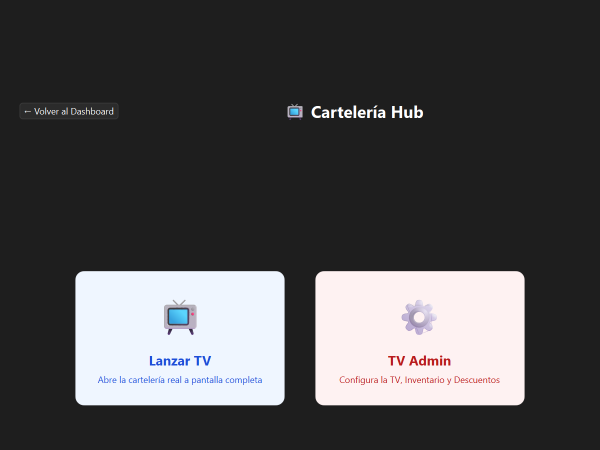
#> input picture test_hub.png, 1200 x 900 px (shown at 1/2 size)
$ python convertir_imagen.py ../test_hub.png out.png
#> lines starting #> are read from the running program, lines starting #| are printed output that depends on the picture; after the words box and inside, x2 and y2 are one past the last pixel; in counts of white or black regions, pixels touching at a corner belong together
#> in crear_efecto_3d_realista, img is the input picture: PIL image 1200x900 RGB; mean R, G, B 74.6, 74, 75.3
#| INFO: Imagen abierta. Tamaño original: (1200, 900)
from PIL import Image, ImageEnhance, ImageFilter, ImageDraw, ImageOps, ImageChops
import os
import sys
import math
import argparse

# Constantes globales para remover_fondo (se pueden sobrescribir)
BLACK_THRESHOLD = 40
WHITE_THRESHOLD = 240

# Constantes para crear_efecto_3d_realista
SHARPNESS_FACTOR = 1.3
CONTRAST_FACTOR = 1.1
COLOR_FACTOR = 1.05 # Se convertirá en saturation_factor

SHADOW_OFFSET = 12
SHADOW_COLOR_ALPHA = (20, 20, 20, 40) # R, G, B, Alpha
SHADOW_BLUR_RADIUS = 8

HIGHLIGHT_GRADIENT_STEPS = 50
HIGHLIGHT_ALPHA_START = 30
HIGHLIGHT_RADIUS_FACTOR = 0.4
HIGHLIGHT_BLUR_RADIUS = 4

DEPTH_GRADIENT_STEP = 2
DEPTH_ALPHA_START = 40 # Aumentado
DEPTH_OUTLINE_WIDTH = 5 # Aumentado
DEPTH_BLUR_RADIUS = 3

RIM_LIGHT_ITERATIONS = 3
RIM_LIGHT_OFFSET_MULTIPLIER = 2
RIM_LIGHT_ALPHA_START = 15
RIM_LIGHT_ALPHA_DECREMENT = 5
RIM_LIGHT_OUTLINE_WIDTH = 2
RIM_LIGHT_BLUR_RADIUS = 2

VIGNETTE_GRADIENT_STEP = 4
VIGNETTE_ALPHA_START = 20 # Aumentado
VIGNETTE_OUTLINE_WIDTH = 8 # Aumentado
VIGNETTE_BLUR_RADIUS = 6

UNSHARP_MASK_RADIUS = 2
UNSHARP_MASK_PERCENT = 150
UNSHARP_MASK_THRESHOLD = 3

def remover_fondo(img, black_threshold=BLACK_THRESHOLD, white_threshold=WHITE_THRESHOLD):
    """
    Remueve fondo negro y blanco y lo hace transparente
    """
#> called with black_threshold = 40, white_threshold = 240
    # Convertir a RGBA si no lo está para asegurar el canal alfa
    if img.mode != 'RGBA':
        img = img.convert('RGBA')
#> img: PIL image 1200x900 RGBA

    # Intentar usar numpy para un procesamiento más rápido si está disponible
    try:
        import numpy as np
        data = np.array(img)

        # Crear máscara para píxeles oscuros (negro) basándose en los umbrales
        mask_black = (data[:, :, 0] < black_threshold) & (data[:, :, 1] < black_threshold) & (data[:, :, 2] < black_threshold)
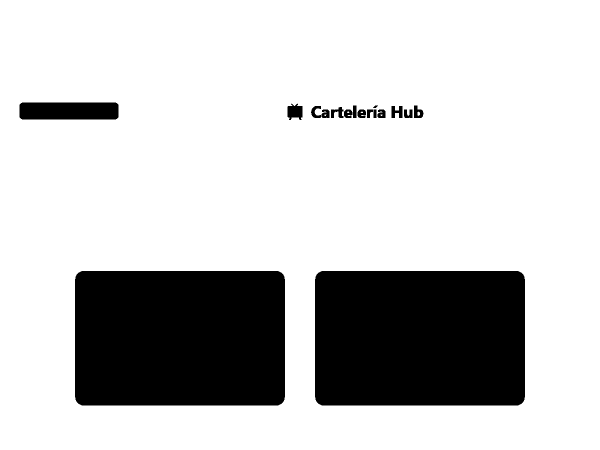
#> mask_black: shape (900, 1200) bool (shown at 1/2 size); 78.2% white; 17 black regions, largest, box (x1, y1, x2, y2) and area: (150, 542, 570, 811) 112700, (630, 542, 1050, 811) 112700, (39, 205, 237, 239) 6688

        # Crear máscara para píxeles claros (blanco) basándose en los umbrales
        mask_white = (data[:, :, 0] > white_threshold) & (data[:, :, 1] > white_threshold) & (data[:, :, 2] > white_threshold)
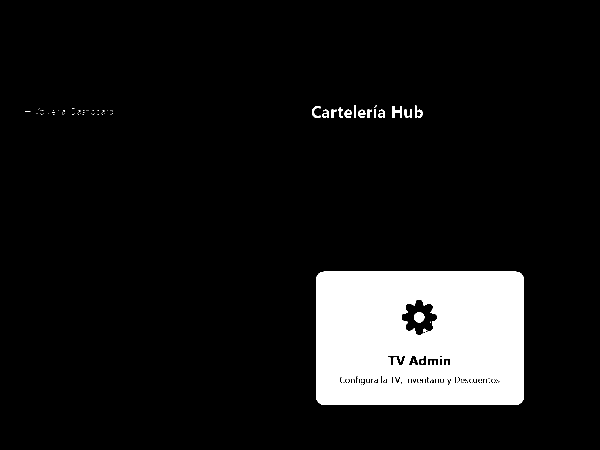
#> mask_white: shape (900, 1200) bool (shown at 1/2 size); 9.9% white; 79 white regions (58 under 20 px), largest, box (x1, y1, x2, y2) and area: (632, 543, 1048, 810) 104392, (828, 624, 849, 645) 341, (785, 212, 803, 236) 212

        # Combinar ambas máscaras para identificar los píxeles a hacer transparentes
        mask = mask_black | mask_white
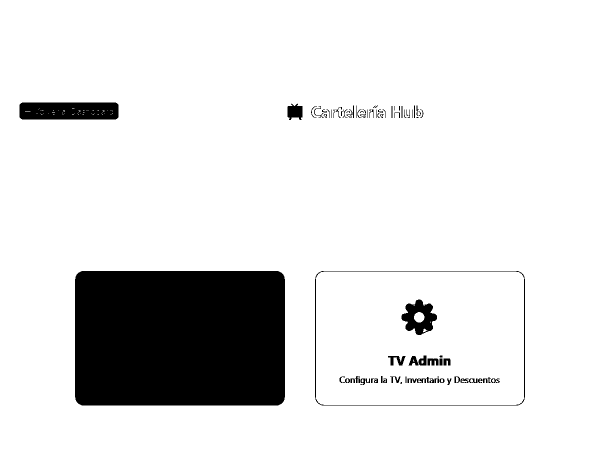
#> mask: shape (900, 1200) bool (shown at 1/2 size); 88.1% white; 82 black regions (26 under 20 px), largest, box (x1, y1, x2, y2) and area: (150, 542, 570, 811) 112700, (39, 205, 237, 239) 6569, (803, 599, 874, 670) 2874

        # Establecer el canal alfa a 0 (transparente) para los píxeles en la máscara
        data[mask, 3] = 0  # Alpha = 0 para transparente
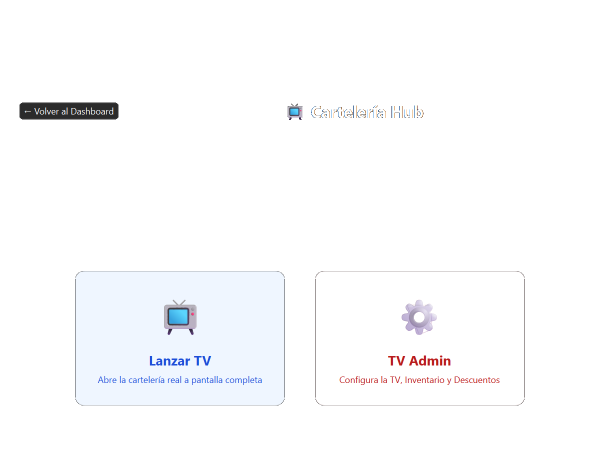
#> data: shape (900, 1200, 4) (shown at 1/2 size); mean R, G, B, A 74.6, 74, 75.3, 30.4; transparent parts drawn white

        # Convertir la matriz numpy de vuelta a un objeto PIL Image
        img = Image.fromarray(data, 'RGBA')

    except ImportError:
        # Fallback si numpy no está instalado, usando iteración de píxeles (más lento)
        pixels = img.getdata()
        new_pixels = []

        for p in pixels:
            r, g, b, a = p
            # Si el píxel es negro/muy oscuro o blanco/muy claro, hacerlo transparente
            if (r < black_threshold and g < black_threshold and b < black_threshold) or \
               (r > white_threshold and g > white_threshold and b > white_threshold):
                new_pixels.append((0, 0, 0, 0))  # Transparente
            else:
                new_pixels.append(p)

        img.putdata(new_pixels)

    return img

def smart_sharpen(img, amount=1.5, radius=2, threshold=3):
    """
    Aplica un enfoque inteligente a la imagen, realzando los bordes sin amplificar el ruido.
    Utiliza una aproximación de máscara de desenfoque.
    """
    # Convertir a RGB si es necesario para asegurar el procesamiento correcto de los colores
    if img.mode != 'RGB':
        img = img.convert('RGB')

    # Aplicar desenfoque Gaussiano para obtener una versión suavizada de la imagen
    blurred = img.filter(ImageFilter.GaussianBlur(radius=radius))

    # Calcular la diferencia entre la imagen original y la desenfocada para encontrar los bordes
    diff = ImageChops.subtract(img, blurred)

    # Función para aplicar un umbral a la diferencia y controlar la amplificación del ruido
    def threshold_func(x):
        if x <= threshold:
            return 0  # No enfocar si la diferencia es pequeña (posible ruido)
        return int((x - threshold) * amount) # Amplificar la diferencia (bordes) por el factor 'amount'

    # Aplicar la función de umbral a cada píxel de la diferencia
    diff = diff.point(threshold_func)

    # Sumar los bordes enfocados de vuelta a la imagen original
    result = ImageChops.add(img, diff)

    return result

def enhance_colors(img, saturation=1.2, brightness=1.05):
    """
    Mejora los colores de la imagen ajustando la saturación y el brillo.
    """
    # Convertir a RGB si es necesario
    if img.mode != 'RGB':
        img = img.convert('RGB')

    # Ajustar Saturación
    enhancer_s = ImageEnhance.Color(img)
    img = enhancer_s.enhance(saturation)

    # Ajustar Brillo
    enhancer_b = ImageEnhance.Brightness(img)
    img = enhancer_b.enhance(brightness)

    return img

def denoise_image(img, strength=5):
    """
    Reduce el ruido de la imagen utilizando un filtro de mediana y mezcla con el original para preservar detalles.
    """
    # Aplicar filtro de mediana para reducir el ruido
    denoised = img.filter(ImageFilter.MedianFilter(size=strength))

    # Mezclar la imagen denoised con la original para preservar la nitidez de los detalles
    result = Image.blend(img, denoised, 0.3)

    return result

def edge_preserve_smooth(img, radius=2):
    """
    Suavizado que intenta preservar los bordes utilizando una aproximación de filtro bilateral.
    """
    # Aplicar desenfoque Gaussiano para suavizar la imagen general
    blurred = img.filter(ImageFilter.GaussianBlur(radius=radius))
    # Encontrar los bordes en la imagen original
    edges = img.filter(ImageFilter.FIND_EDGES)

    # Crear una máscara de bordes: blanco donde hay bordes fuertes, negro en otro lugar
    # Convertir a escala de grises y luego aplicar un umbral para binarizar los bordes
    edge_mask = edges.convert('L').point(lambda x: 255 if x > 50 else 0)

    # Mezclar la imagen original con la desenfocada usando la máscara de bordes.
    # Donde hay bordes (blanco en edge_mask), se mantiene la imagen original.
    # Donde no hay bordes (negro en edge_mask), se usa la imagen desenfocada.
    result = Image.composite(img, blurred, edge_mask)

    return result

def crear_efecto_3d_realista(input_path, output_path, target_size=(2048, 2048), dpi=150,
                             sharpness_factor=SHARPNESS_FACTOR, contrast_factor=CONTRAST_FACTOR,
                             saturation_factor=COLOR_FACTOR, brightness_factor=1.05,
                             shadow_offset=SHADOW_OFFSET, shadow_blur_radius=SHADOW_BLUR_RADIUS,
                             highlight_alpha_start=HIGHLIGHT_ALPHA_START,
                             depth_alpha_start=DEPTH_ALPHA_START, depth_outline_width=DEPTH_OUTLINE_WIDTH, depth_blur_radius=DEPTH_BLUR_RADIUS,
                             rim_light_alpha_start=RIM_LIGHT_ALPHA_START, rim_light_iterations=RIM_LIGHT_ITERATIONS, rim_light_offset_multiplier=RIM_LIGHT_OFFSET_MULTIPLIER, rim_light_alpha_decrement=RIM_LIGHT_ALPHA_DECREMENT, rim_light_outline_width=RIM_LIGHT_OUTLINE_WIDTH, rim_light_blur_radius=RIM_LIGHT_BLUR_RADIUS,
                             vignette_alpha_start=VIGNETTE_ALPHA_START, vignette_outline_width=VIGNETTE_OUTLINE_WIDTH, vignette_blur_radius=VIGNETTE_BLUR_RADIUS,
                             unsharp_mask_radius=UNSHARP_MASK_RADIUS, unsharp_mask_percent=UNSHARP_MASK_PERCENT, unsharp_mask_threshold=UNSHARP_MASK_THRESHOLD,
                             shadow_alpha_start=SHADOW_COLOR_ALPHA[3], black_threshold=BLACK_THRESHOLD,
                             white_threshold=WHITE_THRESHOLD,
                             denoise_strength=3, smart_sharpen_amount=1.5, smart_sharpen_radius=2, smart_sharpen_threshold=3,
                             edge_preserve_smooth_radius=1,
                             enable_depth_effect=True, enable_vignette_effect=True, enable_rim_light_effect=True):
    """
    Convierte imagen a PNG con fondo transparente y efectos 3D personalizables.

    Parámetros:
    input_path (str): Ruta al archivo de imagen de entrada.
    output_path (str): Ruta para guardar la imagen de salida PNG.
    target_size (tuple, optional): (ancho, alto) de la imagen de salida. None para mantener el tamaño original.
    dpi (int, optional): DPI para guardar la imagen. Por defecto 150.
    sharpness_factor (float, optional): Factor de nitidez para ImageEnhance.Sharpness.
    contrast_factor (float, optional): Factor de contraste para ImageEnhance.Contrast.
    saturation_factor (float, optional): Factor de saturación para enhance_colors.
    brightness_factor (float, optional): Factor de brillo para enhance_colors.
    shadow_offset (int, optional): Desplazamiento de la sombra.
    shadow_blur_radius (int, optional): Radio de desenfoque de la sombra.
    highlight_alpha_start (int, optional): Transparencia inicial del highlight.
    depth_alpha_start (int, optional): Transparencia inicial del efecto de profundidad.
    depth_outline_width (int, optional): Ancho del contorno del efecto de profundidad.
    depth_blur_radius (int, optional): Radio de desenfoque del efecto de profundidad.
    rim_light_alpha_start (int, optional): Transparencia inicial del rim light.
    rim_light_iterations (int, optional): Número de iteraciones para el rim light.
    rim_light_offset_multiplier (int, optional): Multiplicador de offset para el rim light.
    rim_light_alpha_decrement (int, optional): Decremento de transparencia para el rim light.
    rim_light_outline_width (int, optional): Ancho del contorno para el rim light.
    rim_light_blur_radius (int, optional): Radio de desenfoque del rim light.
    vignette_alpha_start (int, optional): Transparencia inicial de la viñeta.
    vignette_outline_width (int, optional): Ancho del contorno de la viñeta.
    vignette_blur_radius (int, optional): Radio de desenfoque de la viñeta.
    unsharp_mask_radius (int, optional): Radio para UnsharpMask.
    unsharp_mask_percent (int, optional): Porcentaje para UnsharpMask.
    unsharp_mask_threshold (int, optional): Umbral para UnsharpMask.
    shadow_alpha_start (int, optional): Alpha inicial de la sombra.
    black_threshold (int, optional): Umbral para detectar negro en remover_fondo.
    white_threshold (int, optional): Umbral para detectar blanco en remover_fondo.
    denoise_strength (int, optional): Fuerza de denoising.
    smart_sharpen_amount (float, optional): Cantidad para smart_sharpen.
    smart_sharpen_radius (int, optional): Radio para smart_sharpen.
    smart_sharpen_threshold (int, optional): Umbral para smart_sharpen.
    edge_preserve_smooth_radius (int, optional): Radio para edge_preserve_smooth.
    enable_depth_effect (bool, optional): Habilita/deshabilita el efecto de profundidad.
    enable_vignette_effect (bool, optional): Habilita/deshabilita el efecto de viñeta.
    enable_rim_light_effect (bool, optional): Habilita/deshabilita el efecto de rim light.
    """
    try:
        print(f"INFO: Iniciando procesamiento de imagen: {input_path}")
        # Abrir imagen original
        img = Image.open(input_path)
        print("INFO: Imagen abierta. Tamaño original:", img.size)

        # Remover fondo negro y blanco con umbrales dinámicos
        img = remover_fondo(img, black_threshold=black_threshold, white_threshold=white_threshold)
        print("INFO: Fondo removido.")

        # Redimensionar a tamaño objetivo con alta calidad (si se especifica)
        if target_size:
            print(f"INFO: Redimensionando imagen a {target_size[0]}x{target_size[1]}px.")
            # Mantener aspect ratio para evitar distorsión
            original_width, original_height = img.size
            target_width, target_height = target_size

            # Calcular ratios
            width_ratio = target_width / original_width
            height_ratio = target_height / original_height
            ratio = min(width_ratio, height_ratio)

            # Calcular nuevas dimensiones manteniendo aspect ratio
            new_width = int(original_width * ratio)
            new_height = int(original_height * ratio)

            # Redimensionar con alta calidad manteniendo aspect ratio
            img = img.resize((new_width, new_height), Image.LANCZOS)
#> img: PIL image 2048x1536 RGBA

            # Crear canvas del tamaño objetivo con fondo transparente
            canvas = Image.new('RGBA', target_size, (0, 0, 0, 0))
#> canvas: PIL image 2048x2048 RGBA; every value is 0

            # Centrar la imagen en el canvas
            offset_x = (target_width - new_width) // 2
            offset_y = (target_height - new_height) // 2
            canvas.paste(img, (offset_x, offset_y), img if img.mode == 'RGBA' else None)
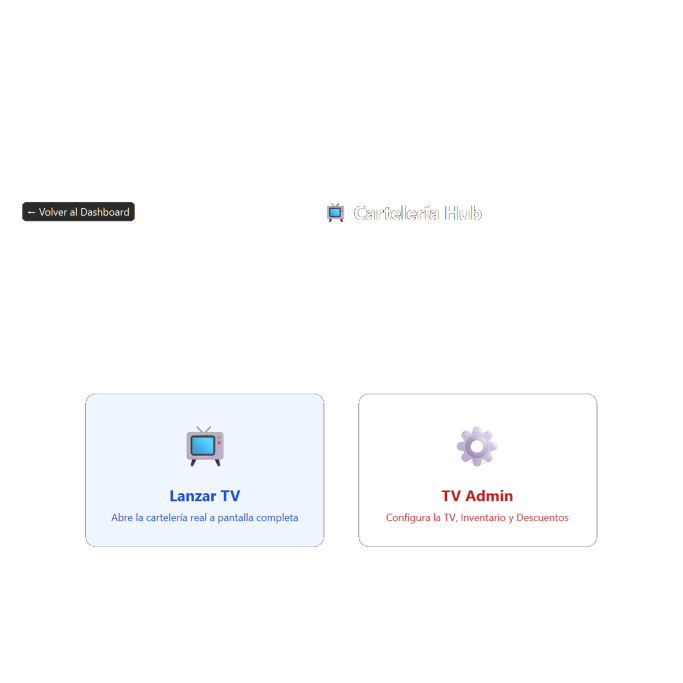
#> canvas: PIL image 2048x2048 RGBA (shown at 1/3 size); mean R, G, B, A 19.6, 20, 21, 22.6; transparent parts drawn white

            img = canvas

        # Mejorar calidad de imagen base con técnicas avanzadas
        print("INFO: Aplicando mejoras de calidad de imagen (denoise, sharpen, smooth, color)...")
        # Guardar el canal alpha para restaurarlo después
        has_alpha = img.mode == 'RGBA'
        alpha_channel = None
        if has_alpha:
            alpha_channel = img.split()[3]
            img = img.convert('RGB') # Convertir temporalmente a RGB para procesamiento de color
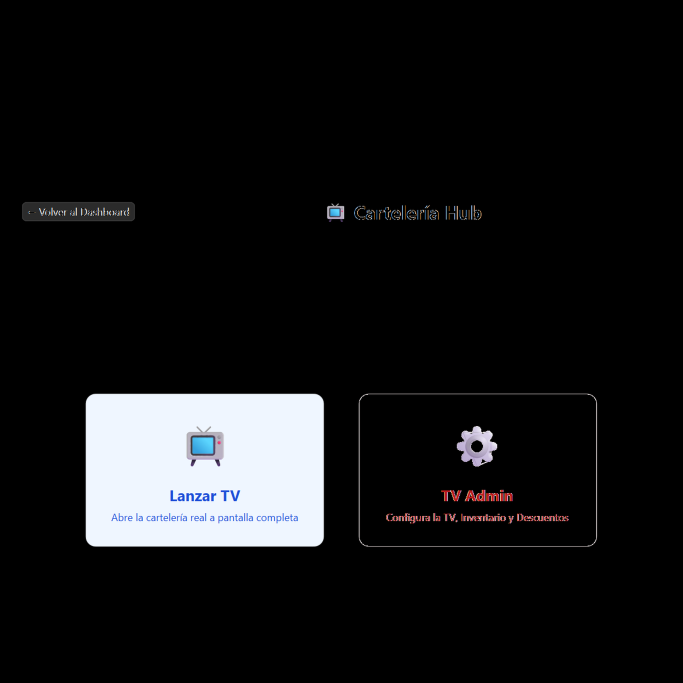
#> img: PIL image 2048x2048 RGB (shown at 1/3 size); mean R, G, B 19.6, 20, 21

        # 1. Denoising para eliminar ruido
        img = denoise_image(img, strength=denoise_strength)

        # 2. Smart sharpening en lugar de sharpening básico
        img = smart_sharpen(img, amount=smart_sharpen_amount, radius=smart_sharpen_radius, threshold=smart_sharpen_threshold)

        # 3. Edge-preserving smoothing
        img = edge_preserve_smooth(img, radius=edge_preserve_smooth_radius)
#> in edge_preserve_smooth, `edge_mask = edges.convert('L').point(lambda x: 255 if x > 50 else 0)`:
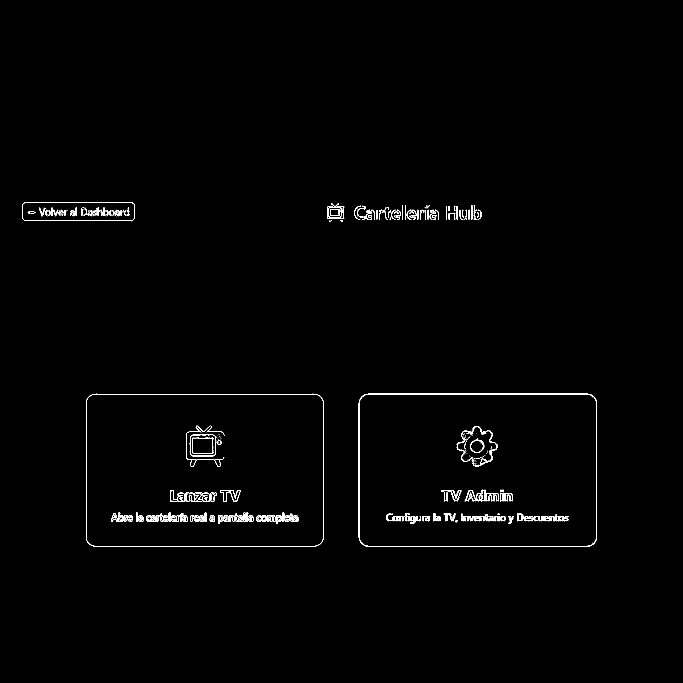
#> edge_mask: PIL image 2048x2048 L (shown at 1/3 size); 0.72% white in thin lines or dots, all inside (x1, y1, x2, y2) = (67, 606, 1791, 1640)

        # 4. Mejoras de color avanzadas
        img = enhance_colors(img, saturation=saturation_factor, brightness=brightness_factor)
#> (the rest of the program and of its run is left out)
